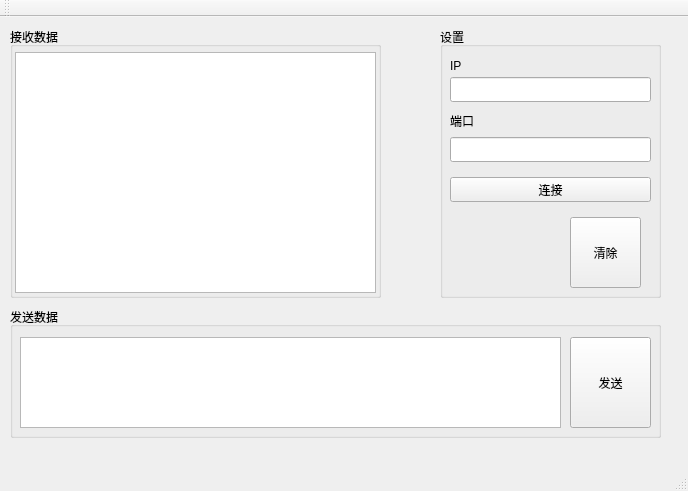
<?xml version="1.0" encoding="UTF-8"?>
<ui version="4.0">
 <class>MainWindow</class>
 <widget class="QMainWindow" name="MainWindow">
  <property name="geometry">
   <rect>
    <x>0</x>
    <y>0</y>
    <width>688</width>
    <height>491</height>
   </rect>
  </property>
  <property name="windowTitle">
   <string>MainWindow</string>
  </property>
  <widget class="QWidget" name="centralWidget">
   <widget class="QGroupBox" name="groupBox">
    <property name="geometry">
     <rect>
      <x>10</x>
      <y>10</y>
      <width>371</width>
      <height>271</height>
     </rect>
    </property>
    <property name="title">
     <string>接收数据</string>
    </property>
    <widget class="QTextEdit" name="recvData">
     <property name="geometry">
      <rect>
       <x>5</x>
       <y>25</y>
       <width>361</width>
       <height>241</height>
      </rect>
     </property>
    </widget>
   </widget>
   <widget class="QGroupBox" name="groupBox_2">
    <property name="geometry">
     <rect>
      <x>10</x>
      <y>290</y>
      <width>651</width>
      <height>131</height>
     </rect>
    </property>
    <property name="title">
     <string>发送数据</string>
    </property>
    <widget class="QTextEdit" name="sendData">
     <property name="geometry">
      <rect>
       <x>10</x>
       <y>30</y>
       <width>541</width>
       <height>91</height>
      </rect>
     </property>
    </widget>
    <widget class="QPushButton" name="btnSend">
     <property name="geometry">
      <rect>
       <x>560</x>
       <y>30</y>
       <width>81</width>
       <height>91</height>
      </rect>
     </property>
     <property name="text">
      <string>发送</string>
     </property>
    </widget>
   </widget>
   <widget class="QGroupBox" name="groupBox_3">
    <property name="geometry">
     <rect>
      <x>440</x>
      <y>10</y>
      <width>221</width>
      <height>271</height>
     </rect>
    </property>
    <property name="title">
     <string>设置</string>
    </property>
    <widget class="QLabel" name="label">
     <property name="geometry">
      <rect>
       <x>10</x>
       <y>30</y>
       <width>67</width>
       <height>17</height>
      </rect>
     </property>
     <property name="text">
      <string>IP</string>
     </property>
    </widget>
    <widget class="QLineEdit" name="IPSet">
     <property name="geometry">
      <rect>
       <x>10</x>
       <y>50</y>
       <width>201</width>
       <height>25</height>
      </rect>
     </property>
    </widget>
    <widget class="QLineEdit" name="portSet">
     <property name="geometry">
      <rect>
       <x>10</x>
       <y>110</y>
       <width>201</width>
       <height>25</height>
      </rect>
     </property>
    </widget>
    <widget class="QLabel" name="label_2">
     <property name="geometry">
      <rect>
       <x>10</x>
       <y>85</y>
       <width>67</width>
       <height>17</height>
      </rect>
     </property>
     <property name="text">
      <string>端口</string>
     </property>
    </widget>
    <widget class="QPushButton" name="btnConnect">
     <property name="geometry">
      <rect>
       <x>10</x>
       <y>150</y>
       <width>201</width>
       <height>25</height>
      </rect>
     </property>
     <property name="text">
      <string>连接</string>
     </property>
    </widget>
    <widget class="QPushButton" name="btnClear">
     <property name="geometry">
      <rect>
       <x>130</x>
       <y>190</y>
       <width>71</width>
       <height>71</height>
      </rect>
     </property>
     <property name="text">
      <string>清除</string>
     </property>
    </widget>
   </widget>
  </widget>
  <widget class="QMenuBar" name="menuBar">
   <property name="geometry">
    <rect>
     <x>0</x>
     <y>0</y>
     <width>688</width>
     <height>28</height>
    </rect>
   </property>
  </widget>
  <widget class="QToolBar" name="mainToolBar">
   <attribute name="toolBarArea">
    <enum>TopToolBarArea</enum>
   </attribute>
   <attribute name="toolBarBreak">
    <bool>false</bool>
   </attribute>
  </widget>
  <widget class="QStatusBar" name="statusBar"/>
 </widget>
 <layoutdefault spacing="6" margin="11"/>
 <resources/>
 <connections/>
</ui>
